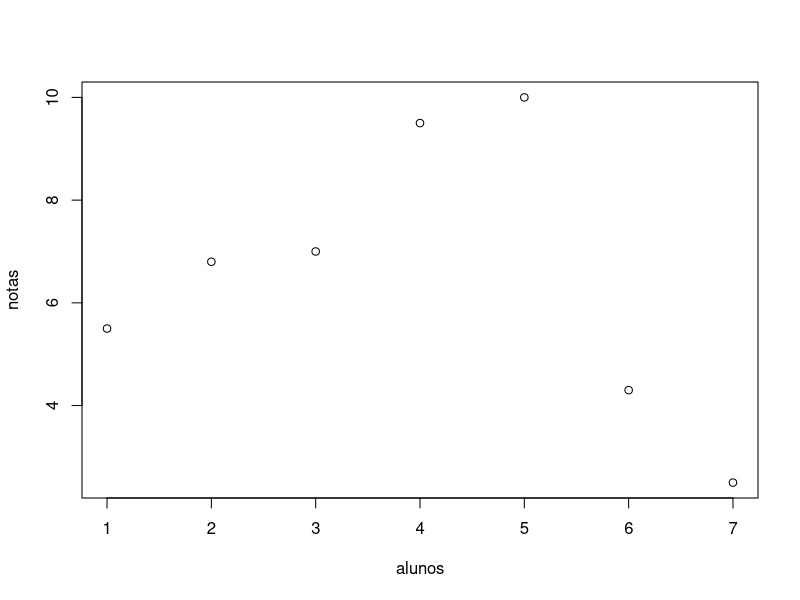

This chart was generated by the following R code:
require(stats)

notas <- data.frame(alunos = c(1,2,3,4,5,6,7),
                    notas = c(5.5, 6.8, 7.0, 9.5, 10.0, 4.3, 2.5)
                    )

str(notas)
View(notas)
plot(notas)

# calcula a média das notas
mean(notas$notas) 
notas["xmédia"] <- mean(notas$notas)
View(notas)

# Cácular a diferente de xi - xmédia
notas["xi - xmédia"] <- notas$notas - mean(notas$notas) 
View(notas)

# Elevar a diferença ao quadrado
notas["(xi - xmédia)²"] <- ( notas$notas - mean(notas$notas) )**2
View(notas)
